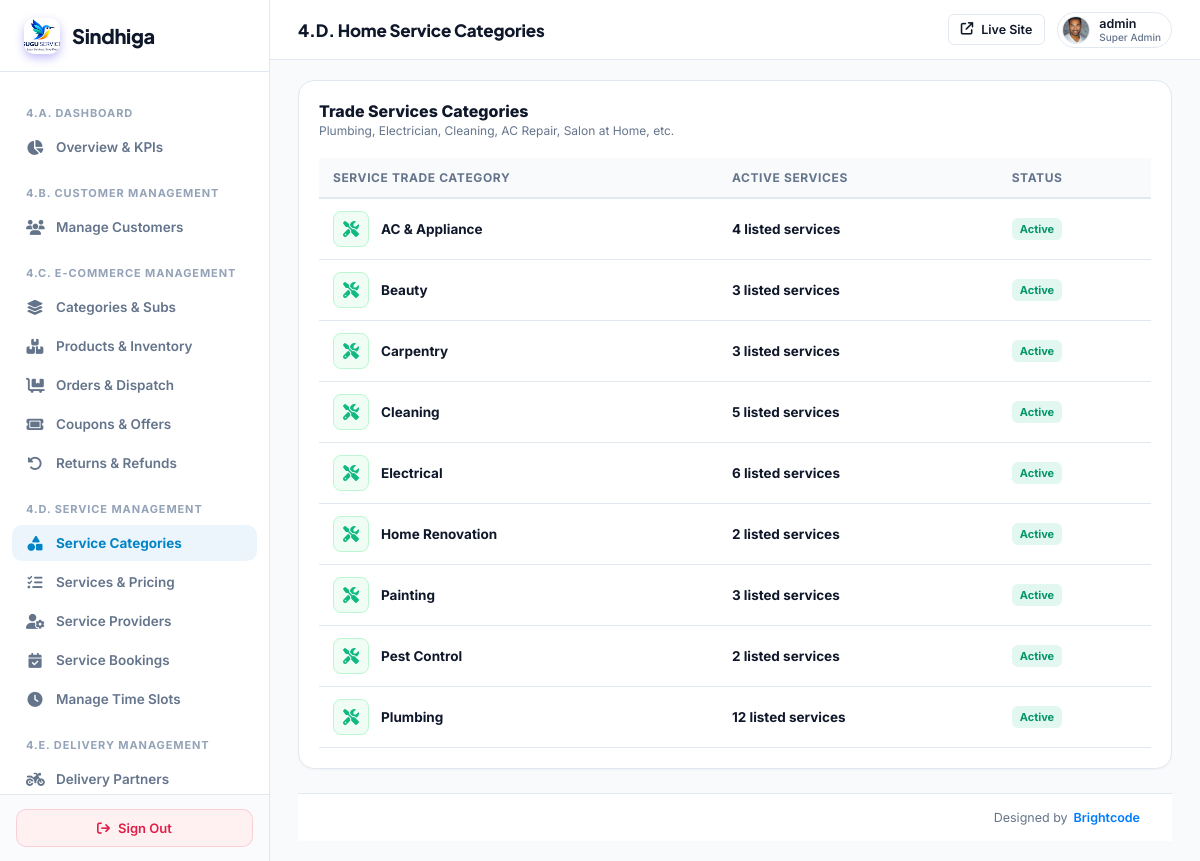
The page /super-admin/services/categories/ (signed in) on the database its author committed.
### myapp/models.py (models this page shows, shortened)
class CustomUser(AbstractUser):
    ROLE_CHOICES = (
        ('ADMIN', 'Admin'),
        ('SERVICE_PROVIDER', 'Service Provider'),
        ('VENDOR', 'Vendor / Service Provider'),
        ('DELIVERY_PARTNER', 'Delivery Partner'),
        ('CUSTOMER', 'Customer'),
        ('USER', 'User / Customer'),
    )
    role = models.CharField(max_length=25, choices=ROLE_CHOICES, default='CUSTOMER')
    assigned_state = models.CharField(max_length=100, blank=True, null=True, help_text="Assigned State/Territory for Area Admin")
    assigned_city = models.CharField(max_length=100, blank=True, null=True, help_text="Assigned City (optional) for Area Admin")

class UserProfile(models.Model):
    user = models.OneToOneField(CustomUser, on_delete=models.CASCADE, related_name='user_profile')
    phone_number = models.CharField(max_length=20, blank=True, null=True)
    city = models.CharField(max_length=100, blank=True, null=True)
    state = models.CharField(max_length=100, blank=True, null=True)
    profile_image = models.ImageField(upload_to='user_profiles/', null=True, blank=True)

class Category(models.Model):
    SERVICE_TYPE_CHOICES = (
        ('job', 'Job'),
        ('quick_service', 'Quick Service'),
        ('both', 'Both'),
    )
    STATUS_CHOICES = (
        ('active', 'Active'),
        ('inactive', 'Inactive'),
    )
    name = models.CharField(max_length=100)
    image = models.ImageField(upload_to='categories/', null=True, blank=True)
    service_type = models.CharField(max_length=20, choices=SERVICE_TYPE_CHOICES, default='both')
    status = models.CharField(max_length=20, choices=STATUS_CHOICES, default='active')
    created_at = models.DateTimeField(default=timezone.now)

### myapp/sindhiga_superadmin_canonical_views.py (the view)
# urls.py: path('super-admin/services/categories/', canon_admin.super_admin_service_categories, name='super_admin_service_categories'),
@user_passes_test(super_admin_check, login_url='/super-admin/login/')
def super_admin_service_categories(request):
    categories = Category.objects.annotate(service_count=Count('quickservice')).order_by('name')
    return render(request, 'superadmin/service_categories.html', {'categories': categories})

### myapp/sindhiga_superadmin_canonical_views.py (called while the page is built)
def super_admin_check(user):
    return user.is_authenticated and (user.is_superuser or user.is_staff or getattr(user, 'role', '') == 'ADMIN')

### templates/superadmin/service_categories.html (shortened to what this page needs)
{% extends 'superadmin/base.html' %}
{% block header_title %}4.D. Home Service Categories{% endblock %}
{% block content %}
<div class="card" style="padding: 20px;">
  <div style="display: flex; justify-content: space-between; align-items: center; margin-bottom: 20px;">
    <div>
      <h3 style="font-size: 16px; font-weight: 800; color: var(--text-main); margin: 0;">Trade Services Categories</h3>
      <p style="font-size: 12px; color: var(--text-muted); margin: 2px 0 0;">Plumbing, Electrician, Cleaning, AC Repair, Salon at Home, etc.</p>
    </div>
  </div>
  <div style="overflow-x: auto;">
    <table class="data-table" style="width: 100%; border-collapse: collapse; font-size: 13px;">
      <thead>
        <tr style="border-bottom: 2px solid var(--border); text-align: left; background: #f8fafc;">
          <th style="padding: 12px 14px; font-weight: 700; color: var(--text-muted);">Service Trade Category</th>
          <th style="padding: 12px 14px; font-weight: 700; color: var(--text-muted);">Active Services</th>
          <th style="padding: 12px 14px; font-weight: 700; color: var(--text-muted);">Status</th>
        </tr>
      </thead>
      <tbody>
        {% for cat in categories %}
        <tr style="border-bottom: 1px solid var(--border);">
          <td style="padding: 12px 14px;">
            <div style="display: flex; align-items: center; gap: 12px;">
              <div style="width: 36px; height: 36px; border-radius: 8px; background: #f0fdf4; color: #10b981; border: 1px solid #bbf7d0; display: flex; align-items: center; justify-content: center; font-size: 16px;">
                <i class="fa-solid fa-screwdriver-wrench"></i>
              </div>
              <strong style="font-size: 13.5px; color: var(--text-main);">{{ cat.name }}</strong>
            </div>
          </td>
          <td style="padding: 12px 14px;">
            <span style="font-weight: 700; color: var(--text-main);">{{ cat.service_count }} listed services</span>
          </td>
          <td style="padding: 12px 14px;">
            {% if cat.status == 'active' %}
              <span class="badge" style="background: rgba(16,185,129,0.12); color: #059669; padding: 4px 8px; border-radius: 6px; font-weight: 700; font-size: 11px;">Active</span>
            {% else %}
              <span class="badge" style="background: rgba(100,116,139,0.12); color: #64748b; padding: 4px 8px; border-radius: 6px; font-weight: 700; font-size: 11px;">Inactive</span>
            {% endif %}
          </td>
        </tr>
        {% empty %}
        <tr>
          <td colspan="3" style="text-align: center; padding: 32px; color: var(--text-muted);">No service categories registered.</td>
        </tr>
        {% endfor %}
      </tbody>
    </table>
  </div>
</div>
{% endblock %}

### templates/superadmin/base.html (shortened to what this page needs)
{% load static %}
<!DOCTYPE html>
<html lang="en">
<head>
  <link rel="stylesheet" href="https://cdnjs.cloudflare.com/ajax/libs/font-awesome/6.5.2/css/all.min.css">
</head>
<body>
  <aside class="sidebar">
    <a href="{% url 'super_admin_dashboard' %}" class="sidebar-brand">
      <div class="sidebar-brand-icon" style="background:transparent;padding:0;overflow:hidden;display:flex;align-items:center;justify-content:center;">
        <img src="{% static 'images/logo.png' %}" alt="Sindhiga" style="height:36px;width:auto;object-fit:contain;">
      </div>
      <span>Sindhiga</span>
    </a>
    <div class="sidebar-nav">
      <div class="nav-section">4.A. Dashboard</div>
      <a href="{% url 'super_admin_dashboard' %}" class="nav-item {% if request.path == '/super-admin/' %}active{% endif %}">
        <i class="fa-solid fa-chart-pie"></i>
        <span>Overview &amp; KPIs</span>
      </a>
      <div class="nav-section">4.B. Customer Management</div>
      <a href="{% url 'super_admin_customers' %}" class="nav-item {% if '/super-admin/customers' in request.path %}active{% endif %}">
        <i class="fa-solid fa-users"></i>
        <span>Manage Customers</span>
      </a>
      <div class="nav-section">4.C. E-Commerce Management</div>
      <a href="{% url 'super_admin_ecom_categories' %}" class="nav-item {% if '/super-admin/ecom/categories' in request.path %}active{% endif %}">
        <i class="fa-solid fa-layer-group"></i>
        <span>Categories &amp; Subs</span>
      </a>
      <a href="{% url 'super_admin_ecom_products' %}" class="nav-item {% if '/super-admin/ecom/products' in request.path %}active{% endif %}">
        <i class="fa-solid fa-boxes-stacked"></i>
        <span>Products &amp; Inventory</span>
      </a>
      <a href="{% url 'super_admin_ecom_orders' %}" class="nav-item {% if '/super-admin/ecom/orders' in request.path %}active{% endif %}">
        <i class="fa-solid fa-cart-flatbed"></i>
        <span>Orders &amp; Dispatch</span>
      </a>
      <a href="{% url 'super_admin_ecom_coupons' %}" class="nav-item {% if '/super-admin/ecom/coupons' in request.path %}active{% endif %}">
        <i class="fa-solid fa-ticket"></i>
        <span>Coupons &amp; Offers</span>
      </a>
      <a href="{% url 'super_admin_ecom_returns' %}" class="nav-item {% if '/super-admin/ecom/returns' in request.path %}active{% endif %}">
        <i class="fa-solid fa-rotate-left"></i>
        <span>Returns &amp; Refunds</span>
      </a>
      <div class="nav-section">4.D. Service Management</div>
      <a href="{% url 'super_admin_service_categories' %}" class="nav-item {% if '/super-admin/services/categories' in request.path %}active{% endif %}">
        <i class="fa-solid fa-shapes"></i>
        <span>Service Categories</span>
      </a>
      <a href="{% url 'super_admin_service_catalog' %}" class="nav-item {% if '/super-admin/services/catalog' in request.path %}active{% endif %}">
        <i class="fa-solid fa-list-check"></i>
        <span>Services &amp; Pricing</span>
      </a>
      <a href="{% url 'super_admin_service_providers' %}" class="nav-item {% if '/super-admin/services/providers' in request.path %}active{% endif %}">
        <i class="fa-solid fa-user-gear"></i>
        <span>Service Providers</span>
      </a>
      <a href="{% url 'super_admin_service_bookings' %}" class="nav-item {% if '/super-admin/services/bookings' in request.path %}active{% endif %}">
        <i class="fa-solid fa-calendar-check"></i>
        <span>Service Bookings</span>
      </a>
      <a href="{% url 'super_admin_service_time_slots' %}" class="nav-item {% if '/super-admin/services/time-slots' in request.path %}active{% endif %}">
        <i class="fa-solid fa-clock"></i>
        <span>Manage Time Slots</span>
      </a>
      <div class="nav-section">4.E. Delivery Management</div>
      <a href="{% url 'super_admin_delivery_partners' %}" class="nav-item {% if '/super-admin/delivery/partners' in request.path %}active{% endif %}">
        <i class="fa-solid fa-motorcycle"></i>
        <span>Delivery Partners</span>
      </a>
    </div>
    <div class="sidebar-footer">
      <a href="{% url 'logout' %}" class="btn-logout">
        <i class="fa-solid fa-arrow-right-from-bracket"></i>
        <span>Sign Out</span>
      </a>
    </div>
  </aside>
  <main class="main-area">
    <header class="header">
      <div class="header-title">
        {% block header_title %}Control Center{% endblock %}
      </div>
      <div class="header-actions">
        <a href="/" target="_blank" class="btn btn-outline btn-sm" title="Preview Public Site">
          <i class="fa-solid fa-arrow-up-right-from-square"></i>
          <span>Live Site</span>
        </a>
        <div class="admin-profile" style="display: flex; align-items: center; gap: 9px; padding: 3px 10px 3px 4px; background: #ffffff; border-radius: 20px; border: 1px solid #e2e8f0;">
          {% if request.user.user_profile.profile_image %}
            <img src="{{ request.user.user_profile.profile_image.url }}" alt="{{ request.user.username }}" style="width: 28px; height: 28px; border-radius: 50%; object-fit: cover; border: 1px solid #e2e8f0; flex-shrink: 0;">
          {% else %}
            <div class="avatar" style="width: 28px; height: 28px; font-size: 12px; background: #f1f5f9; color: #475569; border: 1px solid #e2e8f0;">
              {{ request.user.username|slice:":1"|upper }}
            </div>
          {% endif %}
          <div style="font-size: 12.5px; font-weight: 600; color: #0f172a; line-height: 1.2;">
            {{ request.user.username }}
            <span style="display: block; font-size: 10px; color: #64748b; font-weight: 500;">Super Admin</span>
          </div>
        </div>
      </div>
    </header>
    <div class="content-wrapper" style="display:flex; flex-direction:column; min-height:calc(100vh - 64px);">
      <div class="content-container" style="flex:1;">
        {% block content %}{% endblock %}
      </div>
      <footer class="superadmin-footer" style="padding:16px 32px; background:#ffffff; border-top:1px solid #e2e8f0; display:flex; justify-content:flex-end; align-items:center; font-size:12.5px; color:#64748b; margin-top:auto;">
        <div style="display:flex; align-items:center; gap:6px;">
          <span>Designed by</span>
          <a href="https://www.brightcodess.com/" target="_blank" rel="noopener noreferrer" style="display:inline-flex; align-items:center; text-decoration:none;">
            <span style="display:none; color:#007bff; font-weight:600;">Brightcode</span>
          </a>
        </div>
      </footer>
    </div>
  </main>
</body>
</html>

### rows shown on the page
CustomUser: user.user_profile.profile_image (picture), user.username "admin"
Category: name "AC & Appliance", service_count "4", status "Active"
Category: name "Beauty", service_count "3", status "Active"
Category: name "Carpentry", service_count "3", status "Active"
Category: name "Cleaning", service_count "5", status "Active"
Category: name "Electrical", service_count "6", status "Active"
Category: name "Home Renovation", service_count "2", status "Active"
Category: name "Painting", service_count "3", status "Active"
Category: name "Pest Control", service_count "2", status "Active"
Category: name "Plumbing", service_count "12", status "Active"
